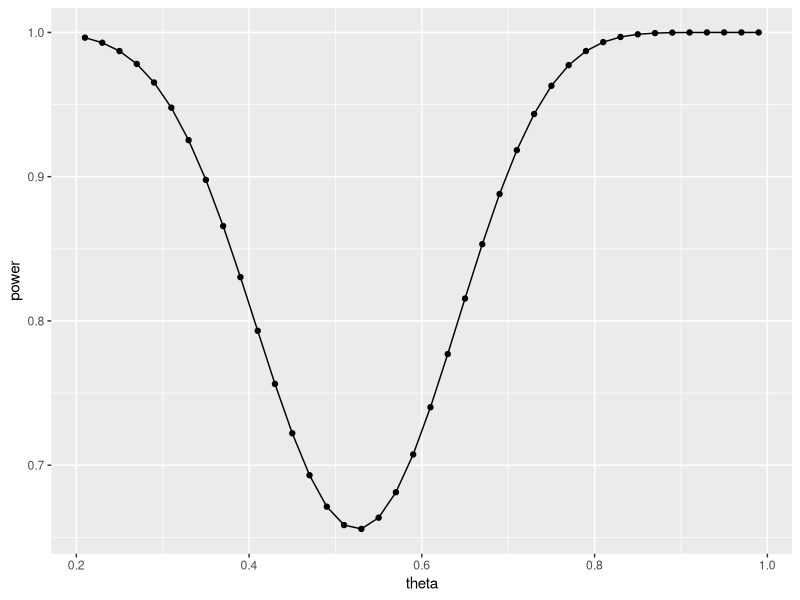

R code for this plot:
#Programming in R
library('ggplot2')
k_one=qbinom(0.7365,20,1/2)
k_one
k_two=qbinom(0.2635,20,1/2)
k_two
k_three=k_two+1
k_three
theta=seq(from=0.21, by=0.02, length.out=40)
power=mat.or.vec(40,1)
for(i in 1:40){
  power[i]=pbinom(9,20,theta[i])+1-pbinom(11,20,theta[i])}
power
Table=data.frame(theta,power)
Table
View(Table)
ggplot(data=Table,mapping=aes(x=theta,y=power))+geom_point()+geom_line()
data.frame(theta)
data.frame(power)
